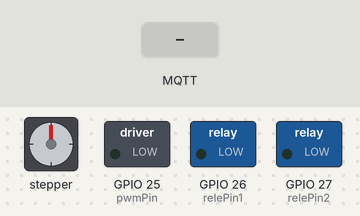
Bench run of a sketch on a simulated ESP32. Shown: stepper motor, switched loads named in the sketch (green lamp = pin HIGH). The test bench sets the inputs (shaded band). WiFi joins after 1.5 s; servers stay silent unless stated; no MQTT or app messages arrive unless stated; stepper angles assume 2048 steps per turn; pins used as bus, display or sensor lines are not drawn; what the sketch prints to the serial monitor is not drawn.

Above: at 2.7 s.
2.8 s: MQTT message "E" arrives on the first subscribed topic
At 3.6 s:
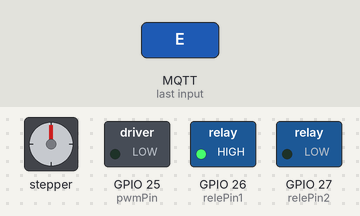
5.3 s: MQTT message "A" arrives on the first subscribed topic
At 5.9 s:
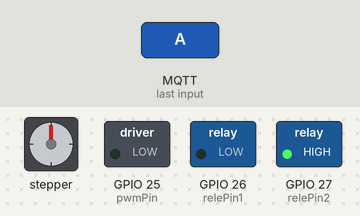
7.8 s: MQTT message "5" arrives on the second subscribed topic
At 9.0 s:
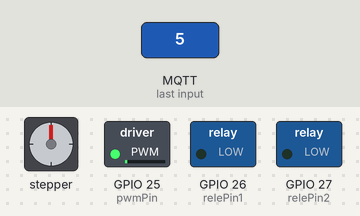
9.3 s: MQTT message "5" arrives on the third subscribed topic
10.8 s: MQTT message "E" arrives on the second subscribed topic
At 11.2 s:
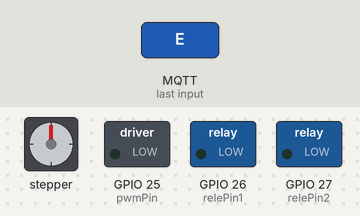
12.3 s: MQTT message "90" arrives on the second subscribed topic
At 13.6 s:
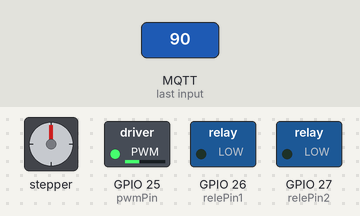
Timing chart, 0 to 14.8 s (numbered marks = the images above; inputs shaded):
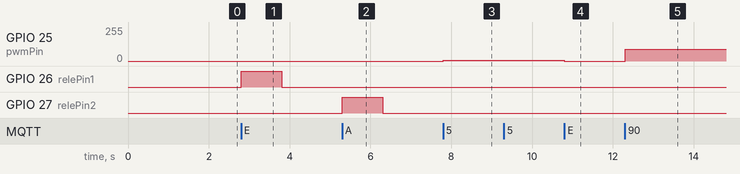

The sketch:

P-Final.ino
```cpp
#include <WiFi.h>
#include <PubSubClient.h>
#include <WiFiClientSecure.h>
#include <Stepper.h>

// Configuración de la red WiFi
const char* ssid = "INFINITUM159C";
const char* password = "Pn5Lg5Zv3n";

// Configuración del servidor MQTT
const char* mqtt_server = "4ecbd73afda44bf09ed508ae41b86c40.s1.eu.hivemq.cloud";
const int mqtt_port = 8883;
const char* mqtt_username = "leo_omtz";
const char* mqtt_password = "HiddenStar22";

// Canales MQTT para controlar los relés y el PWM
const char* CONTROL_RELES_TOPIC = "control-reles";
const char* CONTROL_PWM_TOPIC = "control-pwm";
const char* CONTROL_MOTOR_TOPIC = "control-motor";

// Pines para los relés
const int relePin1 = 26;
const int relePin2 = 27;
const int pwmPin = 25; // Pin para controlar el PWM (LED)

// Pines para el motor a pasos
const int stepsPerRevolution = 2048;  // Número de pasos por revolución
Stepper myStepper(stepsPerRevolution, 12, 14, 27, 26);  // Motor a pasos

// Certificado raíz
static const char* root_ca PROGMEM = R"EOF(
-----BEGIN CERTIFICATE-----
MIIFazCCA1OgAwIBAgIRAIIQz7DSQONZRGPgu2OCiwAwDQYJKoZIhvcNAQELBQAw
TzELMAkGA1UEBhMCVVMxKTAnBgNVBAoTIEludGVybmV0IFNlY3VyaXR5IFJlc2Vh
cmNoIEdyb3VwMRUwEwYDVQQDEwxJU1JHIFJvb3QgWDEwHhcNMTUwNjA0MTEwNDM4
WhcNMzUwNjA0MTEwNDM4WjBPMQswCQYDVQQGEwJVUzEpMCcGA1UEChMgSW50ZXJu
ZXQgU2VjdXJpdHkgUmVzZWFyY2ggR3JvdXAxFTATBgNVBAMTDElTUkcgUm9vdCBY
MTCCAiIwDQYJKoZIhvcNAQEBBQADggIPADCCAgoCggIBAK3oJHP0FDfzm54rVygc
h77ct984kIxuPOZXoHj3dcKi/vVqbvYATyjb3miGbESTtrFj/RQSa78f0uoxmyF+
0TM8ukj13Xnfs7j/EvEhmkvBioZxaUpmZmyPfjxwv60pIgbz5MDmgK7iS4+3mX6U
A5/TR5d8mUgjU+g4rk8Kb4Mu0UlXjIB0ttov0DiNewNwIRt18jA8+o+u3dpjq+sW
T8KOEUt+zwvo/7V3LvSye0rgTBIlDHCNAymg4VMk7BPZ7hm/ELNKjD+Jo2FR3qyH
B5T0Y3HsLuJvW5iB4YlcNHlsdu87kGJ55tukmi8mxdAQ4Q7e2RCOFvu396j3x+UC
B5iPNgiV5+I3lg02dZ77DnKxHZu8A/lJBdiB3QW0KtZB6awBdpUKD9jf1b0SHzUv
KBds0pjBqAlkd25HN7rOrFleaJ1/ctaJxQZBKT5ZPt0m9STJEadao0xAH0ahmbWn
OlFuhjuefXKnEgV4We0+UXgVCwOPjdAvBbI+e0ocS3MFEvzG6uBQE3xDk3SzynTn
jh8BCNAw1FtxNrQHusEwMFxIt4I7mKZ9YIqioymCzLq9gwQbooMDQaHWBfEbwrbw
qHyGO0aoSCqI3Haadr8faqU9GY/rOPNk3sgrDQoo//fb4hVC1CLQJ13hef4Y53CI
rU7m2Ys6xt0nUW7/vGT1M0NPAgMBAAGjQjBAMA4GA1UdDwEB/wQEAwIBBjAPBgNV
HRMBAf8EBTADAQH/MB0GA1UdDgQWBBR5tFnme7bl5AFzgAiIyBpY9umbbjANBgkq
hkiG9w0BAQsFAAOCAgEAVR9YqbyyqFDQDLHYGmkgJykIrGF1XIpu+ILlaS/V9lZL
ubhzEFnTIZd+50xx+7LSYK05qAvqFyFWhfFQDlnrzuBZ6brJFe+GnY+EgPbk6ZGQ
3BebYhtF8GaV0nxvwuo77x/Py9auJ/GpsMiu/X1+mvoiBOv/2X/qkSsisRcOj/KK
NFtY2PwByVS5uCbMiogziUwthDyC3+6WVwW6LLv3xLfHTjuCvjHIInNzktHCgKQ5
ORAzI4JMPJ+GslWYHb4phowim57iaztXOoJwTdwJx4nLCgdNbOhdjsnvzqvHu7Ur
TkXWStAmzOVyyghqpZXjFaH3pO3JLF+l+/+sKAIuvtd7u+Nxe5AW0wdeRlN8NwdC
jNPElpzVmbUq4JUagEiuTDkHzsxHpFKVK7q4+63SM1N95R1NbdWhscdCb+ZAJzVc
oyi3B43njTOQ5yOf+1CceWxG1bQVs5ZufpsMljq4Ui0/1lvh+wjChP4kqKOJ2qxq
4RgqsahDYVvTH9w7jXbyLeiNdd8XM2w9U/t7y0Ff/9yi0GE44Za4rF2LN9d11TPA
mRGunUHBcnWEvgJBQl9nJEiU0Zsnvgc/ubhPgXRR4Xq37Z0j4r7g1SgEEzwxA57d
emyPxgcYxn/eR44/KJ4EBs+lVDR3veyJm+kXQ99b21/+jh5Xos1AnX5iItreGCc=
-----END CERTIFICATE-----
)EOF";

WiFiClientSecure espClient;
PubSubClient client(espClient);

void setup_wifi() {
  delay(10);
  Serial.println();
  Serial.print("Connecting to ");
  Serial.println(ssid);
  WiFi.begin(ssid, password);
  while (WiFi.status() != WL_CONNECTED) {
    delay(500);
    Serial.print(".");
  }
  Serial.println("");
  Serial.println("WiFi connected");
  Serial.println("IP address: ");
  Serial.println(WiFi.localIP());
}

// Activar relé
void activarRele(int pin) {
  digitalWrite(pin, HIGH); // Activar el pin
  delay(1000);             // Mantener activado durante 1 segundo
  digitalWrite(pin, LOW);  // Apagar el pin
}

void callback(char* topic, byte* payload, unsigned int length) {
  payload[length] = '\0'; // Asegurarse de que el mensaje sea una cadena
  String mensaje = String((char*)payload);

  Serial.print("Mensaje recibido en el canal: ");
  Serial.println(topic);
  Serial.print("Contenido: ");
  Serial.println(mensaje);

  if (strcmp(topic, CONTROL_RELES_TOPIC) == 0) {
    if (mensaje == "E") {
      Serial.println("Activando relé 1...");
      activarRele(relePin1);
    } else if (mensaje == "A") {
      Serial.println("Activando relé 2...");
      activarRele(relePin2);
    } else {
      Serial.println("Comando no reconocido.");
    }
  }

  // Control de PWM
  if (strcmp(topic, CONTROL_PWM_TOPIC) == 0) {
    int pwmValue = mensaje.toInt();
    if (pwmValue >= 0 && pwmValue <= 255) {
      analogWrite(pwmPin, pwmValue);  // Controlar el brillo del LED
      Serial.print("PWM set to: ");
      Serial.println(pwmValue);
    }
  }

  // Control del motor a pasos
  if (strcmp(topic, CONTROL_MOTOR_TOPIC) == 0) {
    int steps = mensaje.toInt();
    if (steps != 0) {
      myStepper.step(steps);  // Mover el motor a pasos
      Serial.print("Motor moved: ");
      Serial.println(steps);
    }
  }
}

void reconnect() {
  while (!client.connected()) {
    Serial.print("Attempting MQTT connection...");
    if (client.connect("ESP32Client", mqtt_username, mqtt_password)) {
      Serial.println("connected");
      client.subscribe(CONTROL_RELES_TOPIC);
      client.subscribe(CONTROL_PWM_TOPIC);
      client.subscribe(CONTROL_MOTOR_TOPIC);
    } else {
      Serial.print("failed, rc=");
      Serial.print(client.state());
      Serial.println(" try again in 5 seconds");
      delay(5000);
    }
  }
}

void setup() {
  pinMode(relePin1, OUTPUT);
  pinMode(relePin2, OUTPUT);
  pinMode(pwmPin, OUTPUT);  // Configurar pin PWM como salida
  digitalWrite(relePin1, LOW); // Asegurarse de que el relé esté apagado al iniciar
  digitalWrite(relePin2, LOW); // Asegurarse de que el relé esté apagado al iniciar

  Serial.begin(115200);
  setup_wifi();
  espClient.setCACert(root_ca);
  client.setServer(mqtt_server, mqtt_port);
  client.setCallback(callback);
}

void loop() {
  if (!client.connected()) {
    reconnect();
  }
  client.loop();
}
```

Measured:
- after the input at 2.8 s, GPIO 26 (relePin1): LOW → HIGH at once, → LOW 1.0 s later
- after the input at 5.3 s, GPIO 27 (relePin2): LOW → HIGH at once, → LOW 1.0 s later
- after the input at 7.8 s, GPIO 25 (pwmPin): 0/255 → 5/255 at once
- after the input at 10.8 s, GPIO 25 (pwmPin): 5/255 → 0/255 at once
- after the input at 12.3 s, GPIO 25 (pwmPin): 0/255 → 90/255 at once
